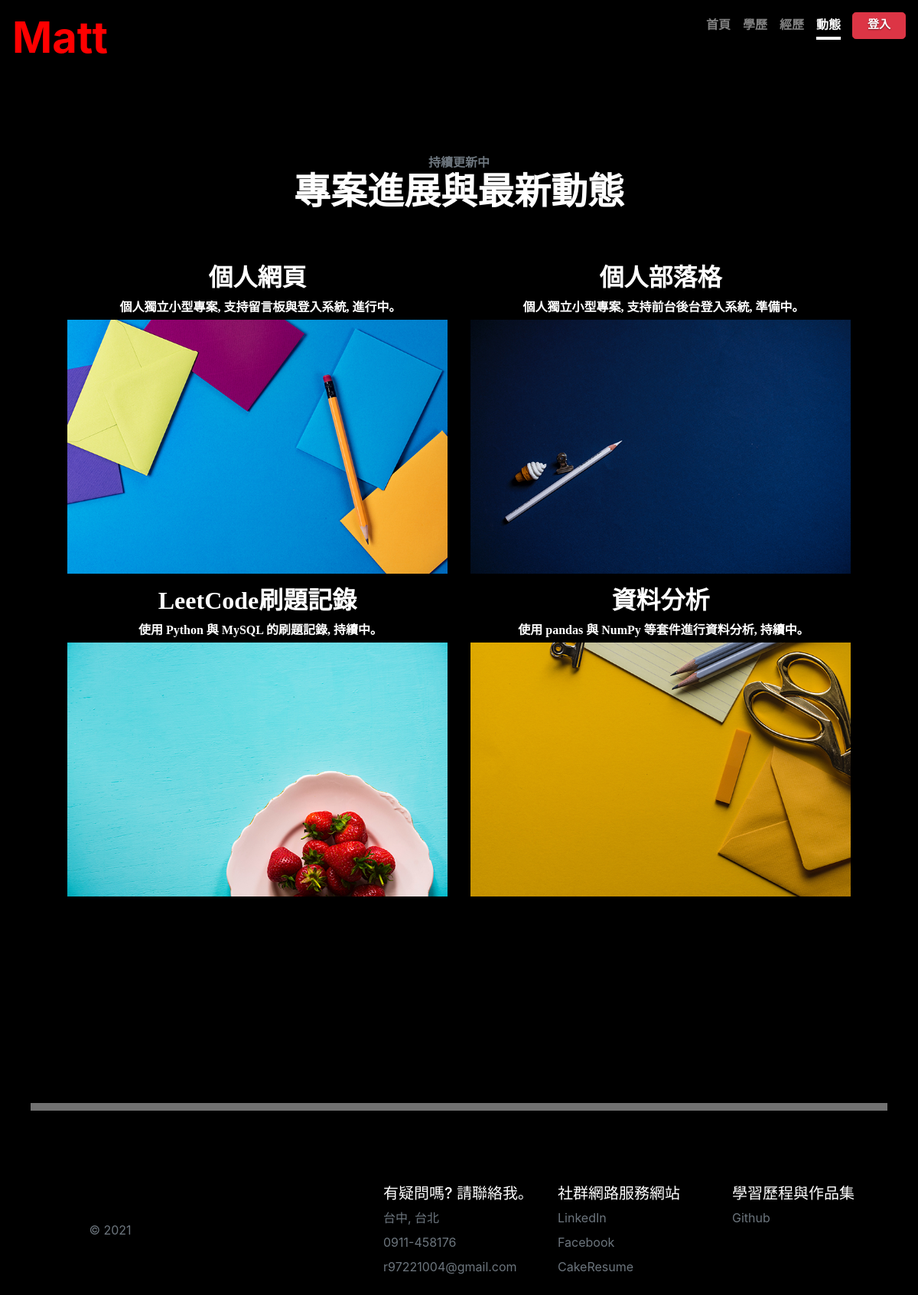
The page /story on the database its author committed.
### PersonalWeb/models.py (models this page shows)
class Story(db.Model):
    id = db.Column(db.Integer, primary_key = True)
    title = db.Column(db.String(20))
    body = db.Column(db.String(200))
    site = db.Column(db.String(255), default = '/story')

### PersonalWeb/views.py (the view, shortened to what this page needs)
@app.route('/story', methods = ['GET', 'POST'])
def story():
    stories = Story.query.all()
    form = PostForm()
    return render_template('story.html', stories = stories, form = form)

### PersonalWeb/templates/story.html (shortened to what this page needs)
{% extends 'base.html' %}
{% from 'bootstrap/form.html' import render_form %}
{% block main %}
<section class="content-section" id="portfolio">
    <div class="container px-4 px-lg-5">
        <div class="content-section-heading text-center">
            <h3 class="text-secondary mb-0 cont">持續更新中</h3>
            <h2 class="mb-5 cont">專案進展與最新動態</h2>
        </div>
        <div class="row gx-0">
            {% for story in stories %}
            <div class="col-lg-6">
                    <div class="caption">
                        <div class="caption-content">
                            <div class="h2 mt-3 cont">{{ story.title }}
                            </div>
                            <p class="mb-1 cont">{{ story.body }}</p>
                        </div>
                    </div>
                <a class="portfolio-item" href="{{ story.site }}">
                    <img class="img-fluid" src="../static/portfolio-{{ loop.index % 8 }}.jpg" alt="..." />
                </a>
            </div>
            {% endfor %}
        </div>
    </div>
</section>
<center ><div class="divider1"></div></center>
{% endblock %}

### PersonalWeb/static/css/style.css (style rules this page uses)
a, a:focus, a:hover { color: #fff; }
html, body { height: 100%; background-color: black; }
body { display: -ms-flexbox; display: flex; color: #fff; text-shadow: 0 .05rem .1rem rgba(0, 0, 0, .5); box-shadow: inset 10 0 5rem rgba(0, 0, 0, .5); }
.cont { font-weight: bold; font-family: "Microsoft YaHei"; }
.divider1 { height: 10px; width: 100%; background-color:#717171; margin-top: 150px ; }
.img-fluid { max-width: 100%; height: auto; }
.content-section { padding-top: 7.5rem; padding-bottom: 7.5rem; }
.content-section-heading h2, .content-section-heading .h2 { font-size: 3rem; }
.content-section-heading h3, .content-section-heading .h3 { font-size: 1rem; text-transform: uppercase; }
.g-0, .gx-0 { --bs-gutter-x: 0; }
.px-lg-5 { padding-right: 3rem !important; padding-left: 3rem !important; }

### rows shown on the page
Story: title "個人網頁", body "個人獨立小型專案, 支持留言板與登入系統, 進行中｡", shows a picture
Story: title "個人部落格", body "個人獨立小型專案, 支持前台後台登入系統, 準備中｡", shows a picture
Story: title "LeetCode刷題記錄", body "使用 Python 與 MySQL 的刷題記錄, 持續中｡", shows a picture
Story: title "資料分析", body "使用 pandas 與 NumPy 等套件進行資料分析, 持續中｡", shows a picture
